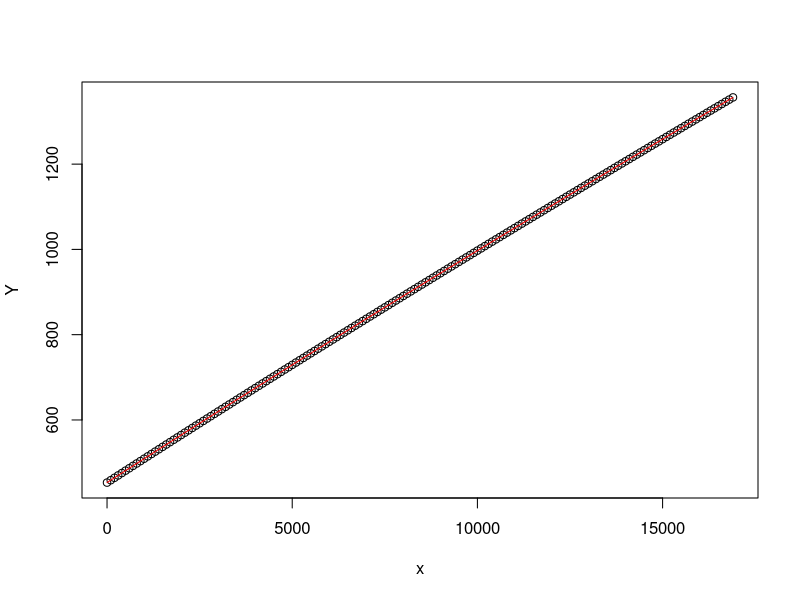

Recreate this plot in R.
library(nloptr)
#flight
#hotel

Total_budget <- 685000
CA_flight_target <- 35000
CA_hotel_target <- 27500


B <- Total_budget
CA_h <- CA_hotel_target
CA_f <- CA_flight_target
num_iter <- 3000000
WB <- 1
WH <- 1
WF <- 1

fn1 <- function (b) {
  (b[1]+b[2]+b[3]+b[4]+b[5]+b[6]+b[7]+b[8]+b[9]+b[10]+b[11]) - B
}

x <- seq(0,16987.33,100)
Y <- (453.121408 + (x*0.057847))/(1 + ((3.7653*10^(-6))*x) + ((-3.111693*10^(-11))*(x)^(2)))
lo <- loess(Y~x)
plot(x,Y); lines(x,lo$fitted, col='red'); dev.off()

eq <- function(b) {
  c1 <- WF*(CA_f - (
    #android BBM
    #(453.121408 + (b[1]*0.057847))/(1 + ((3.7653*10^(-6))*b[1]) + ((-3.111693*10^(-11))*(b[1])^(2)))
    predict(lo, b[1])
    + #android FB
     b[2]/(17.202514+(b[2]*-0.000024)+((b[2]^(2))*3.2387*10^(-10)))
    + #android Glispa
      (671.991542 + (b[3]*0.058670))/(1 + ((0.000002*10^(-6))*b[3]) + ((-1.75689*10^(-12))*(b[3])^(2)))
    + #android inMobi
      2858.375 + (5995.5028*cos((b[4]*0.000008)-1.780395))
    + #android Iron Source
      (447.386017 + (b[5]*0.055984))/(1 + (0.000001*b[5]) + ((1.647926*10^(-11))*(b[5])^(2)))
    + #android UAC
      1447.325122 + (7358.055424*cos((b[6]*0.000007)-1.611887))
    + #ios BBM
      (378.184676 + (b[7]*0.088344))/(1 + (0.000045*b[7]) + ((-1.20808*10^(-9))*(b[7])^(2)))
    + #ios FB
      (223.218259 + (b[8]*0.048426))/(1 + ((-3.12299*10^(-6))*b[8]) + ((5.920886*10^(-11))*(b[8])^(2)))
    + #ios inMobi
      (241.382860 + (b[9]*0.087999))/(1 + ((5.07153*10^(-5))*b[9]) + ((-1.5769965*10^(-9))*(b[9])^(2)))
    + #ios Mundomedia
      (217.841226 + (b[10]*0.064046))/(1 + ((9.936309*10^(-6))*b[10]) + ((-1.599*10^(-10))*(b[10])^(2)))
    + #ios UAC
      170.551113 + (8477.660869*cos((b[11]*0.000006)-1.524054))
  ))
  c2 <- WH*(CA_h - (
    #android BBM
    (88.648864 + (b[1]*0.028001))/(1 + ((2.48017*10^(-6))*b[1]) + ((-1.385859*10^(-10))*(b[1])^(2)))
    + #android FB
      3956.029242 / (1 + exp(2.120095-(b[2]*0.000041)))
    + #android Glispa
      3953.481290 / (1 + exp(-3.911945-(b[3]*0.000032)))^(1/0.006213)
    + #android inMobi
      4473.958634 / (1 + exp(0.590193-(b[4]*0.000035)))^(1/0.407361)
    + #android Iron Source
      1251.877768 + (1231.611711*cos((b[5]*0.000033)+3.547333))
    + #android UAC 
      4516.475422 / (1 + exp(0.759410-(b[6]*0.000035)))^(1/0.449276)
    + #ios BBM
      976.406768 / (1 + exp(1.818129-(b[7]*0.000150)))
    + #ios FB
      (113.636408 + (b[8]*0.030458))/(1 + ((-2.239577*10^(-6))*b[8]) + ((-4.344317*10^(-11))*(b[8])^(2)))
    + #ios inMobi
      (95.557818 + (b[9]*0.013959))/(1 + ((-2.1660881*10^(-5))*b[9]) + ((-5.43445*10^(-11))*(b[9])^(2)))
    + #ios Mundomedia
      (86.5459 + (b[10]*0.020472))/(1 + ((-3.36426*10^(-6))*b[10]) + ((-4.65890*10^(-11))*(b[10])^(2)))
    + #ios UAC
      3672.482740 / (1 + exp(-1.690423-(b[11]*0.000032)))^(1/0.054051)
  ))
  
  c3 <- WB*((b[1]+b[2]+b[3]+b[4]+b[5]+b[6]+b[7]+b[8]+b[9]+b[10]+b[11]) - B)
  
  #c4 <- b[1] - 8623.57
  #c5 <- b[2] - 593160.8
  #c6 <- b[3] - 43541.11
  #c7 <- b[4] - 183404.1
  #c8 <- b[5] - 78172.56
  #c9 <- b[6] - 227886.3
  #c10 <- b[7] - 825.58
  #c11 <- b[8] - 29094.88
  #c12 <- b[9] - 11877.55
  #c13 <- b[10] - 17622.36
  #c14 <- b[11] - 63651.46
  return(c(c1,c2,c3))#,c4,c5,c6,c7,c8,c9,c10,c11,c12,c13,c14))
}

res <- nloptr(x0=c(rep(0,11)),
              eval_f=fn1,
              lb = c(rep(0,11)),
              ub = c(16987.33,241097.7,74782.76,84995.68,45363.65,235207.6,
                     525.441,21842.27,3772.961,30000,53340.3),
              eval_g_ineq = eq,
              opts = list("algorithm"="NLOPT_LN_AUGLAG","maxeval"=num_iter,"local_opts"=list("algorithm"="NLOPT_LN_COBYLA")))
print(res)
#file_save <- ""
#write.csv(res$solution,file_save)
